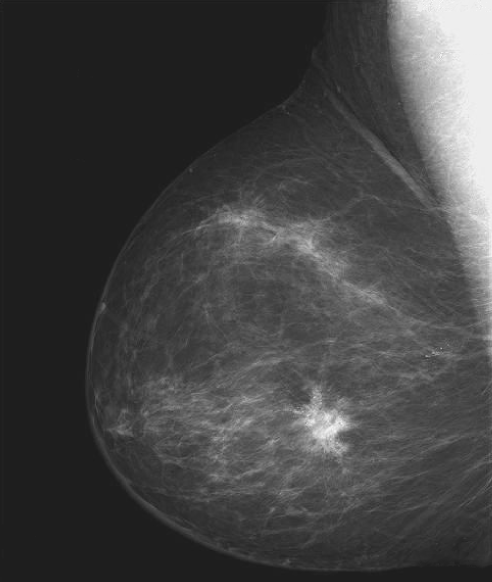
#> input picture image1.tif, 984 x 1164 px (shown at 1/2 size)
$ jupyter execute working_with_images.ipynb
#> lines starting #> are read from the running program, lines starting #| are printed output that depends on the picture
# Basic handling of digital images:

## Reading a grayscale image

[cell 1]
import skimage as sk # load skimage libraries
from skimage import io
I = sk.io.imread('image1.tif') # read image using imread function
#> I is the input picture: shape (1164, 984); min 21, max 255, mean 66.6
sk.io.imshow(I) # visualize image using imshow function
sk.io.show()

Check image size:

[cell 2]
I.shape # Size of image in pixels
#> Out = (1164, 984)

Access to origin pixel (top-left, DARK REGION)

[cell 3]
I[0,0] # Pixel value of first row, first column
#> Out = 38

Access to top-right region (LIGHT REGION)

[cell 4]
I[0,983] # Pixel value of first row, last column
#> Out = 238

## Represent pixels along a certain row:

[cell 5]
Irow = I[850,:] # pixels along the row 850
#> Irow = 984 values, max 242 at index 621, min 30 at index 0, mean 87.84

import matplotlib.pyplot as plt
fig = plt.figure(figsize=(3,3))
plt.plot(Irow)
plt.show()
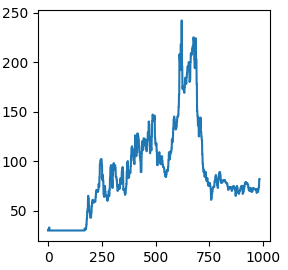
#> figure drawn by matplotlib, 1 panel; curve peaks at x = 621, y = 242

## Read a RGB color image:

[cell 6]
import skimage as sk # load skimage libraries
IC = sk.data.astronaut() # load a color image from the skimage built-in dataset
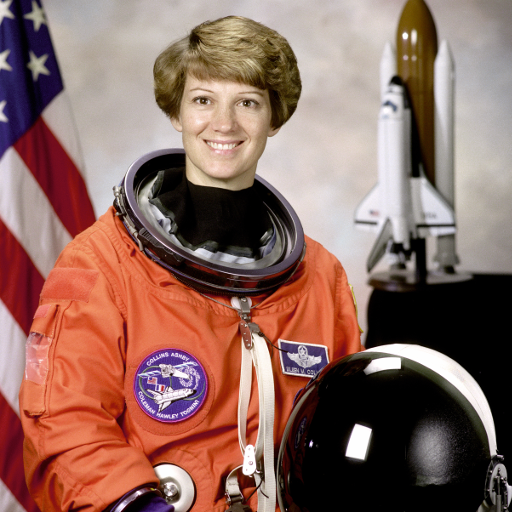
#> input picture skimage.data.astronaut(), 512 x 512 px
#> IC is the input picture: shape (512, 512, 3); mean R, G, B 141.6, 105.8, 96.5
# change colormap to visualize image
sk.io.imshow(IC) # visualize image using imshow function
sk.io.show()
print('M = {} columns, N = {} rows, NC = {} color channels'.format(*IC.shape)) # Print out image size
#| M = 512 columns, N = 512 rows, NC = 3 color channels

Check image size:

[cell 7]
IC.shape
#> Out = (512, 512, 3)

## Convert color to grayscale:

$IG = 0.2125 \cdot R + 0.7154\cdot G + 0.0721\cdot B$

[cell 8]
IG = sk.color.rgb2gray(IC)
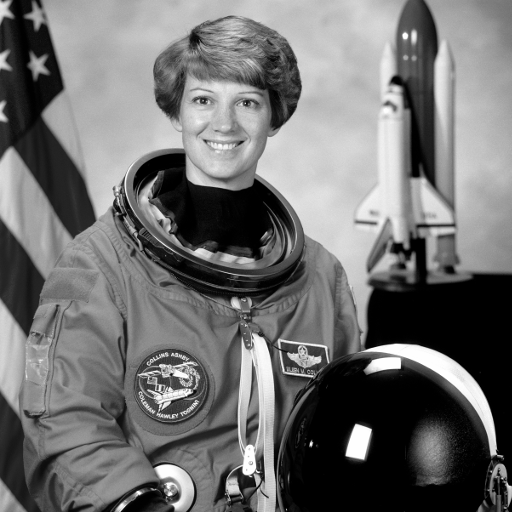
#> IG: shape (512, 512) float64; min 0, max 1, mean 0.442
IG.shape
#> Out = (512, 512)

## Using colormaps

[cell 9]
import matplotlib.pyplot as plt
fig,axes = plt.subplots(1,2,figsize=(12,7))
ax = axes.ravel() # convert axes to a 1d array
im1 = ax[0].imshow(IG,cmap=plt.cm.gray) # visualize image using imshow function using a grayscale colormap
ax[0].set_title('grayscale image with grayscale colormap') # set figure title
fig.colorbar(im1,ax=ax[0],orientation='horizontal') # visualize colorbar
im2 = ax[1].imshow(IG,cmap=plt.cm.jet) # visualize image using imshow function using a grayscale colormap
ax[1].set_title('grayscale image with jet colormap') # set figure title
fig.colorbar(im2,ax=ax[1],orientation='horizontal') # visualize colorbar
sk.io.show()
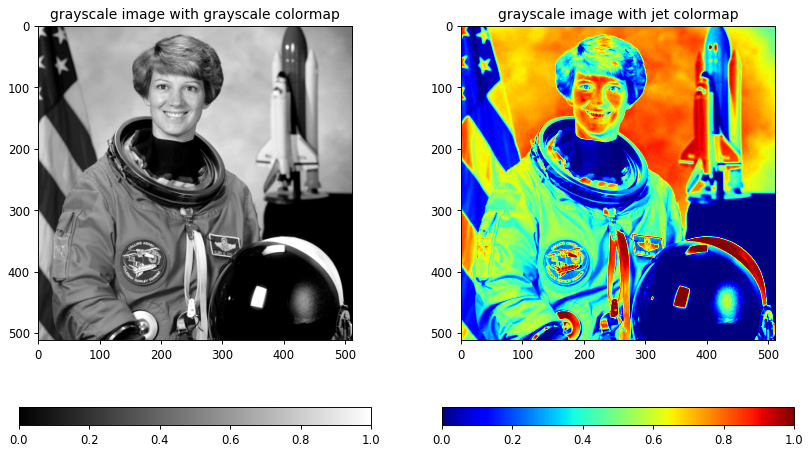
#> figure drawn by matplotlib, 4 panels

$ run again, with matches.tif copied over image1.tif
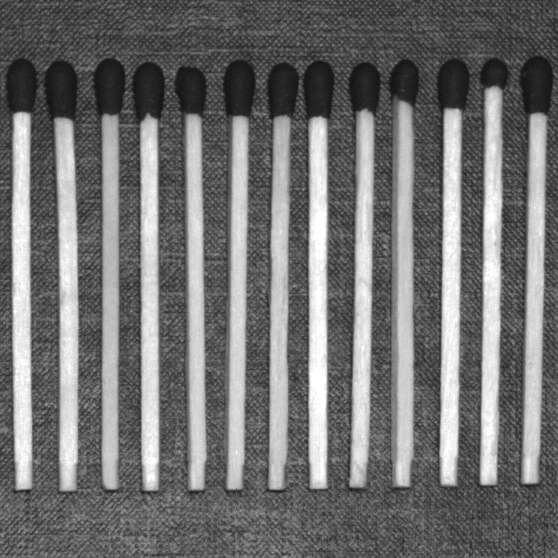
#> input picture matches.tif, 558 x 558 px
#> I is the input picture: shape (558, 558); min 17, max 255, mean 112.9
#> `I[0,0]`: Out = 94
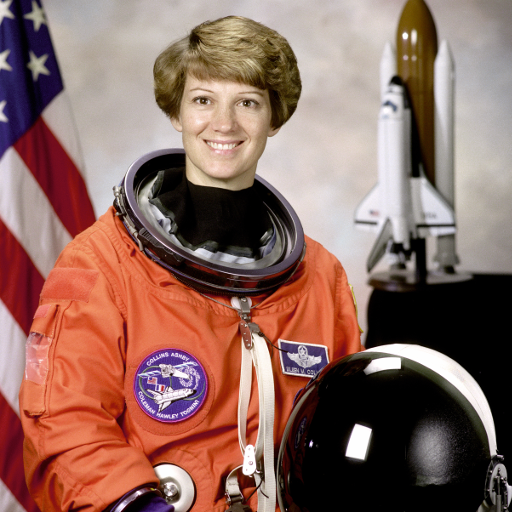
#> input picture skimage.data.astronaut(), 512 x 512 px
#> IC is the input picture: shape (512, 512, 3); mean R, G, B 141.6, 105.8, 96.5
#| M = 512 columns, N = 512 rows, NC = 3 color channels
